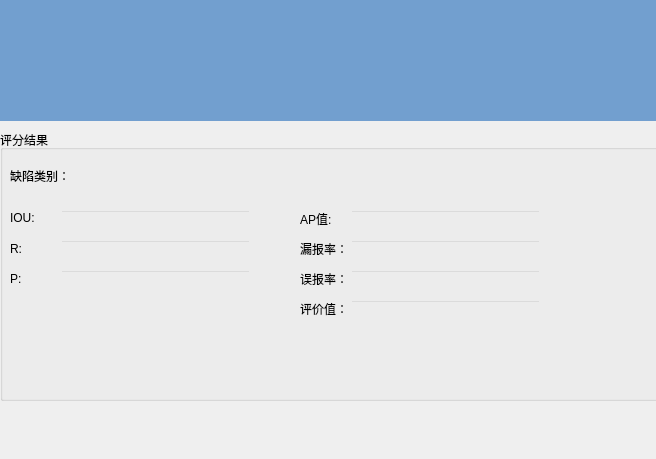
<?xml version="1.0" encoding="UTF-8"?>
<ui version="4.0">
 <class>ResultDialog</class>
 <widget class="QDialog" name="ResultDialog">
  <property name="geometry">
   <rect>
    <x>0</x>
    <y>0</y>
    <width>656</width>
    <height>459</height>
   </rect>
  </property>
  <property name="windowTitle">
   <string>Dialog</string>
  </property>
  <widget class="QLabel" name="companyNameLabel">
   <property name="geometry">
    <rect>
     <x>0</x>
     <y>0</y>
     <width>661</width>
     <height>121</height>
    </rect>
   </property>
   <property name="styleSheet">
    <string notr="true">background-color: rgb(114, 159, 207);
font: 30pt &quot;Ubuntu&quot;;</string>
   </property>
   <property name="text">
    <string/>
   </property>
   <property name="alignment">
    <set>Qt::AlignCenter</set>
   </property>
  </widget>
  <widget class="QGroupBox" name="groupBox">
   <property name="geometry">
    <rect>
     <x>0</x>
     <y>130</y>
     <width>661</width>
     <height>271</height>
    </rect>
   </property>
   <property name="styleSheet">
    <string notr="true"/>
   </property>
   <property name="title">
    <string>评分结果</string>
   </property>
   <widget class="QLabel" name="label">
    <property name="geometry">
     <rect>
      <x>10</x>
      <y>30</y>
      <width>91</width>
      <height>31</height>
     </rect>
    </property>
    <property name="text">
     <string>缺陷类别：</string>
    </property>
   </widget>
   <widget class="QLabel" name="label_2">
    <property name="geometry">
     <rect>
      <x>300</x>
      <y>80</y>
      <width>67</width>
      <height>17</height>
     </rect>
    </property>
    <property name="text">
     <string>AP值:</string>
    </property>
   </widget>
   <widget class="QLabel" name="label_3">
    <property name="geometry">
     <rect>
      <x>300</x>
      <y>110</y>
      <width>67</width>
      <height>17</height>
     </rect>
    </property>
    <property name="text">
     <string>漏报率：</string>
    </property>
   </widget>
   <widget class="QLabel" name="label_4">
    <property name="geometry">
     <rect>
      <x>300</x>
      <y>140</y>
      <width>51</width>
      <height>17</height>
     </rect>
    </property>
    <property name="text">
     <string>误报率：</string>
    </property>
   </widget>
   <widget class="QLabel" name="label_5">
    <property name="geometry">
     <rect>
      <x>10</x>
      <y>110</y>
      <width>67</width>
      <height>17</height>
     </rect>
    </property>
    <property name="text">
     <string>R:</string>
    </property>
   </widget>
   <widget class="QLabel" name="label_6">
    <property name="geometry">
     <rect>
      <x>10</x>
      <y>140</y>
      <width>67</width>
      <height>17</height>
     </rect>
    </property>
    <property name="text">
     <string>P:</string>
    </property>
   </widget>
   <widget class="QLabel" name="label_7">
    <property name="geometry">
     <rect>
      <x>10</x>
      <y>80</y>
      <width>51</width>
      <height>16</height>
     </rect>
    </property>
    <property name="text">
     <string>IOU:</string>
    </property>
   </widget>
   <widget class="QLabel" name="label_8">
    <property name="geometry">
     <rect>
      <x>300</x>
      <y>170</y>
      <width>67</width>
      <height>17</height>
     </rect>
    </property>
    <property name="text">
     <string>评价值：</string>
    </property>
   </widget>
   <widget class="QLineEdit" name="iouedit">
    <property name="geometry">
     <rect>
      <x>60</x>
      <y>80</y>
      <width>191</width>
      <height>21</height>
     </rect>
    </property>
    <property name="styleSheet">
     <string notr="true">background-color: rgb(255, 255, 255,0);
color: rgb(24, 0, 255);</string>
    </property>
    <property name="readOnly">
     <bool>true</bool>
    </property>
   </widget>
   <widget class="QLineEdit" name="redit">
    <property name="geometry">
     <rect>
      <x>60</x>
      <y>110</y>
      <width>191</width>
      <height>21</height>
     </rect>
    </property>
    <property name="styleSheet">
     <string notr="true">background-color: rgb(255, 255, 255,0);
color: rgb(24, 0, 255);</string>
    </property>
    <property name="readOnly">
     <bool>true</bool>
    </property>
   </widget>
   <widget class="QLineEdit" name="pedit">
    <property name="geometry">
     <rect>
      <x>60</x>
      <y>140</y>
      <width>191</width>
      <height>21</height>
     </rect>
    </property>
    <property name="styleSheet">
     <string notr="true">background-color: rgb(255, 255, 255,0);
color: rgb(24, 0, 255);</string>
    </property>
    <property name="readOnly">
     <bool>true</bool>
    </property>
   </widget>
   <widget class="QLineEdit" name="apedit">
    <property name="geometry">
     <rect>
      <x>350</x>
      <y>80</y>
      <width>191</width>
      <height>21</height>
     </rect>
    </property>
    <property name="styleSheet">
     <string notr="true">background-color: rgb(255, 255, 255,0);
color: rgb(24, 0, 255);</string>
    </property>
    <property name="readOnly">
     <bool>true</bool>
    </property>
   </widget>
   <widget class="QLineEdit" name="erroredit">
    <property name="geometry">
     <rect>
      <x>350</x>
      <y>140</y>
      <width>191</width>
      <height>21</height>
     </rect>
    </property>
    <property name="styleSheet">
     <string notr="true">background-color: rgb(255, 255, 255,0);
color: rgb(24, 0, 255);</string>
    </property>
    <property name="readOnly">
     <bool>true</bool>
    </property>
   </widget>
   <widget class="QLineEdit" name="missedit">
    <property name="geometry">
     <rect>
      <x>350</x>
      <y>110</y>
      <width>191</width>
      <height>21</height>
     </rect>
    </property>
    <property name="styleSheet">
     <string notr="true">background-color: rgb(255, 255, 255,0);
color: rgb(24, 0, 255);</string>
    </property>
    <property name="readOnly">
     <bool>true</bool>
    </property>
   </widget>
   <widget class="QLineEdit" name="valueedit">
    <property name="geometry">
     <rect>
      <x>350</x>
      <y>170</y>
      <width>191</width>
      <height>21</height>
     </rect>
    </property>
    <property name="styleSheet">
     <string notr="true">background-color: rgb(255, 255, 255,0);
color: rgb(24, 0, 255);</string>
    </property>
    <property name="readOnly">
     <bool>true</bool>
    </property>
   </widget>
  </widget>
  <widget class="QLabel" name="timelabel">
   <property name="geometry">
    <rect>
     <x>290</x>
     <y>390</y>
     <width>361</width>
     <height>61</height>
    </rect>
   </property>
   <property name="styleSheet">
    <string notr="true">font: 18pt &quot;.SF NS Text&quot;;</string>
   </property>
   <property name="text">
    <string/>
   </property>
  </widget>
 </widget>
 <resources/>
 <connections/>
</ui>
